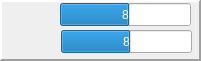
   <widget class="QFrame" name="frame_9">
    <property name="geometry">
     <rect>
      <x>680</x>
      <y>370</y>
      <width>201</width>
      <height>61</height>
     </rect>
    </property>
    <property name="frameShape">
     <enum>QFrame::Panel</enum>
    </property>
    <property name="frameShadow">
     <enum>QFrame::Raised</enum>
    </property>
    <property name="lineWidth">
     <number>2</number>
    </property>
    <widget class="QLabel" name="nithramus">
     <property name="geometry">
      <rect>
       <x>6</x>
       <y>5</y>
       <width>50</width>
       <height>50</height>
      </rect>
     </property>
     <property name="text">
      <string/>
     </property>
     <property name="pixmap">
      <pixmap resource="res.qrc">:/nithramus.jpg</pixmap>
     </property>
     <property name="scaledContents">
      <bool>true</bool>
     </property>
    </widget>
    <widget class="QProgressBar" name="ap_progressBar1_7">
     <property name="geometry">
      <rect>
       <x>60</x>
       <y>3</y>
       <width>131</width>
       <height>23</height>
      </rect>
     </property>
     <property name="maximum">
      <number>15</number>
     </property>
     <property name="value">
      <number>8</number>
     </property>
     <property name="alignment">
      <set>Qt::AlignJustify|Qt::AlignVCenter</set>
     </property>
     <property name="textVisible">
      <bool>true</bool>
     </property>
     <property name="orientation">
      <enum>Qt::Horizontal</enum>
     </property>
     <property name="invertedAppearance">
      <bool>false</bool>
     </property>
     <property name="textDirection">
      <enum>QProgressBar::BottomToTop</enum>
     </property>
     <property name="format">
      <string>%v</string>
     </property>
    </widget>
    <widget class="QProgressBar" name="ap_progressBar2_7">
     <property name="geometry">
      <rect>
       <x>61</x>
       <y>30</y>
       <width>131</width>
       <height>23</height>
      </rect>
     </property>
     <property name="maximum">
      <number>15</number>
     </property>
     <property name="value">
      <number>8</number>
     </property>
     <property name="alignment">
      <set>Qt::AlignJustify|Qt::AlignVCenter</set>
     </property>
     <property name="textVisible">
      <bool>true</bool>
     </property>
     <property name="orientation">
      <enum>Qt::Horizontal</enum>
     </property>
     <property name="invertedAppearance">
      <bool>false</bool>
     </property>
     <property name="textDirection">
      <enum>QProgressBar::BottomToTop</enum>
     </property>
     <property name="format">
      <string>%v</string>
     </property>
    </widget>
   </widget>
